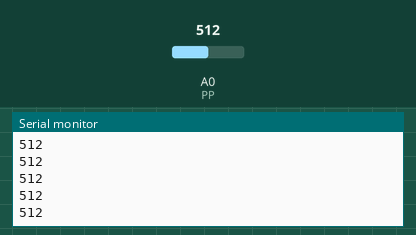
A sketch run on a simulated Arduino Uno, built with avr-gcc and run on an emulated ATmega328P. Parts: the last lines printed to the serial monitor. The inputs (shaded band) are chosen by the test bench; at power-on: A0 (PP) = 512.

Above: at 1.2 s.
1.3 s: A0 (PP) set to 716
At 1.31 s:
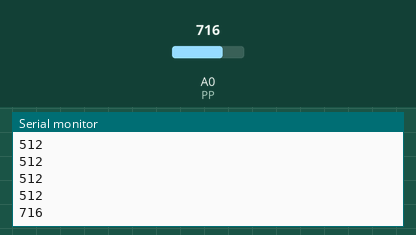
2.8 s: A0 (PP) set to 900
At 2.81 s:
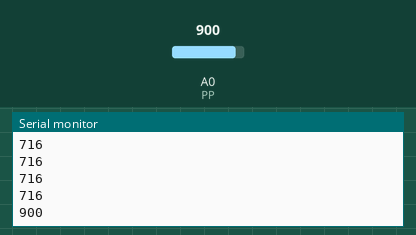
Timing chart, 0 to 5.8 s (numbered marks = the images above; inputs shaded):
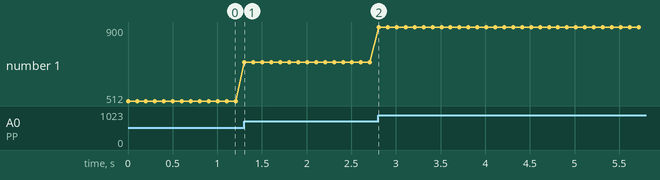

Measured:
- after the input at 1.3 s, the serial monitor: prints a new line at once (image 1)
- after the input at 2.8 s, the serial monitor: prints a new line at once (image 2)
- plotted number 1: 512 → 716 after the input at 1.3 s, 716 → 900 after the input at 2.8 s

The sketch:

BasicPressureSensorMPX4250AP-ND.ino
```cpp
int PP = 0; // pressure pin number analog pin 0
int Pvalue = 0;

void setup() {
  // put your setup code here, to run once:
  Serial.begin(9600);
  pinMode(PP,INPUT);

}

void loop() {
  // put your main code here, to run repeatedly:
  Pvalue = analogRead(PP);
  Serial.println(Pvalue);
  delay(100);

}
```
